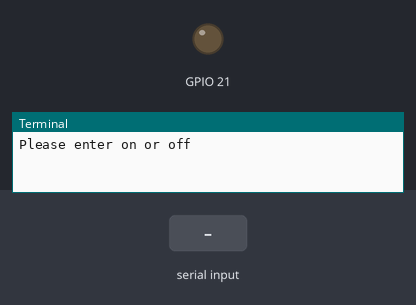
Simulated run of this program. Board: Raspberry Pi (BCM pin numbers). Shown: output pins drawn as LEDs (lit = HIGH), the last lines printed to the terminal. Inputs (shaded band) come from the test bench.

Above: at 1.2 s.
1.3 s: "ON" typed at the terminal, then Enter
At 1.6 s:
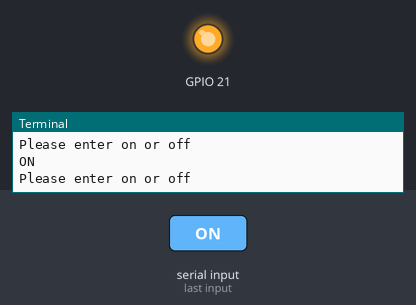
4.3 s: "1" typed at the terminal, then Enter
At 5.1 s:
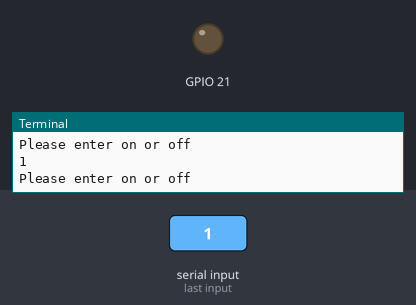
Timing chart, 0 to 7.3 s (numbered marks = the images above; inputs shaded):
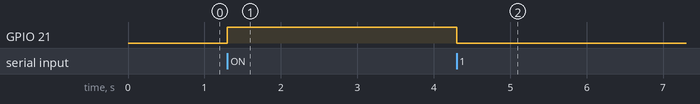

The program:

led_on_off.py
```python
from time import sleep
import os
import RPi.GPIO as GPIO

GPIO.setwarnings(False)
GPIO.setmode(GPIO.BCM) #or GPIO.BOARD
GPIO.setup(21 , GPIO.OUT)

#os.system("gpio -g mode 2 out")

while True:
    x = input("Please enter on or off ")
    if x == "ON" or x == "on":
        GPIO.output(21 , GPIO.HIGH)
        # os.system("gpio -g write 2 1")
    else:
        GPIO.output(21 , GPIO.LOW)
        # os.system("gpio -g write 2 0")
```

Measured:
- after the input at 1.3 s, GPIO 21: LOW → HIGH at once
- after the input at 4.3 s, GPIO 21: HIGH → LOW at once
